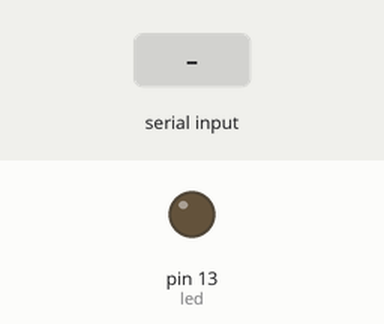
A sketch run on a simulated Arduino Uno, built with avr-gcc and run on an emulated ATmega328P. On the bench: output pins drawn as LEDs (lit = HIGH). The inputs (shaded band) are chosen by the test bench.

Above: at 1.2 s.
1.3 s: byte 30 received over Serial
At 2.1 s:
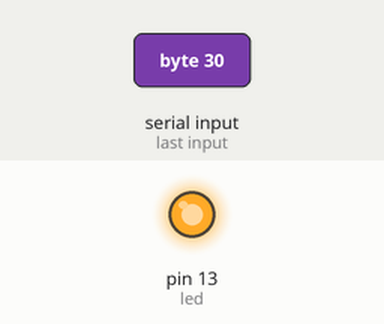
Timing chart, 0 to 4.3 s (numbered marks = the images above; inputs shaded):
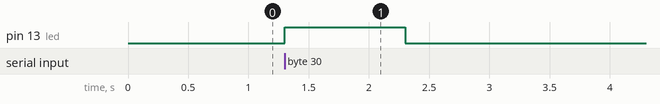

Measured:
- after the input at 1.3 s, pin 13 (led): LOW → HIGH at once, → LOW 1.0 s later

The sketch:

leds_y_serial1.ino
```cpp
int caracteres;

int led = 13;


void setup(){
  Serial.begin(9600);
  pinMode(led, OUTPUT);
}

void loop(){
  if(Serial.available()>0){
  int c=Serial.read();
  digitalWrite(led, HIGH);
  delay(1000);
  digitalWrite(led, LOW);
  delay(1000);

  }

}
```
